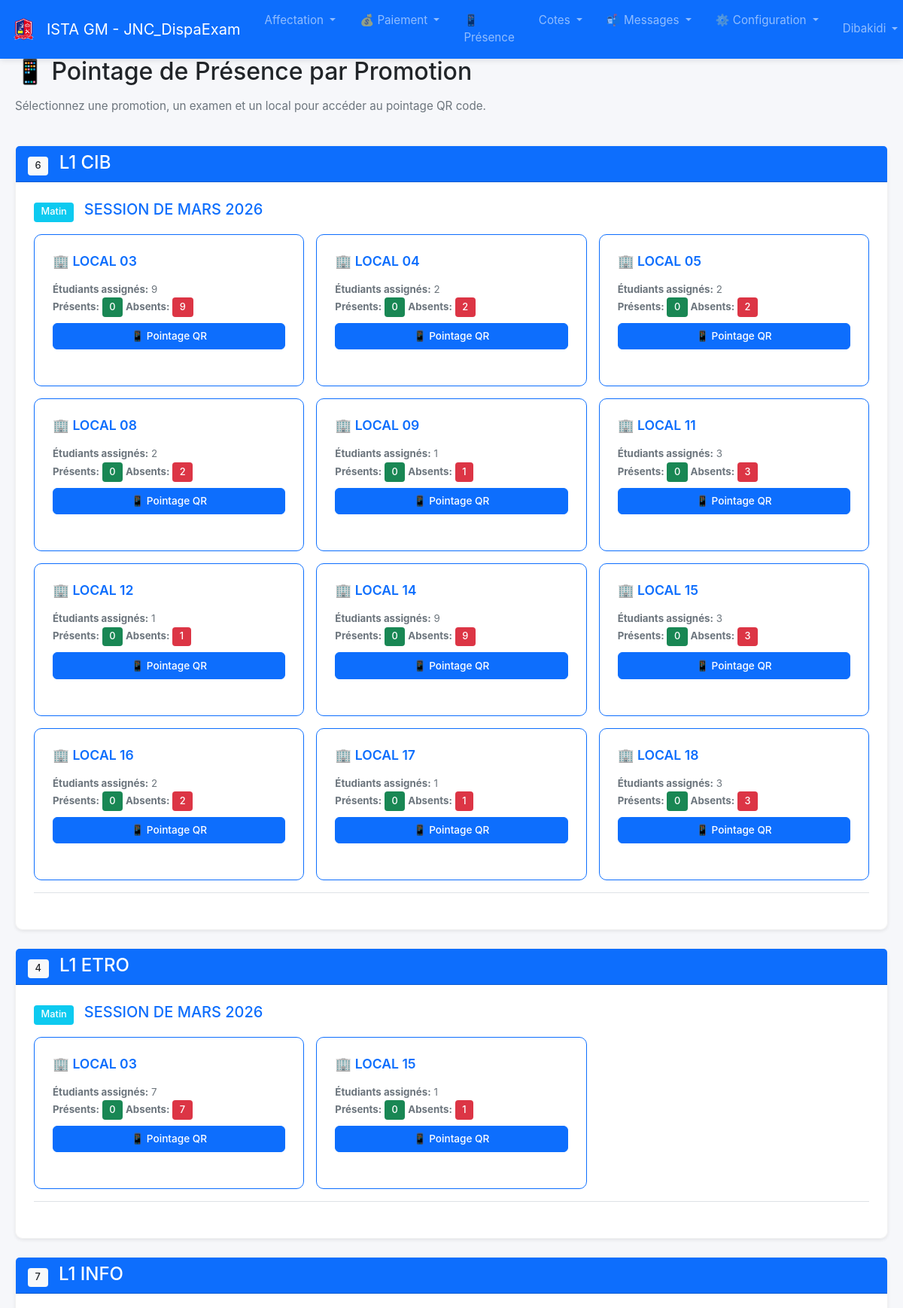
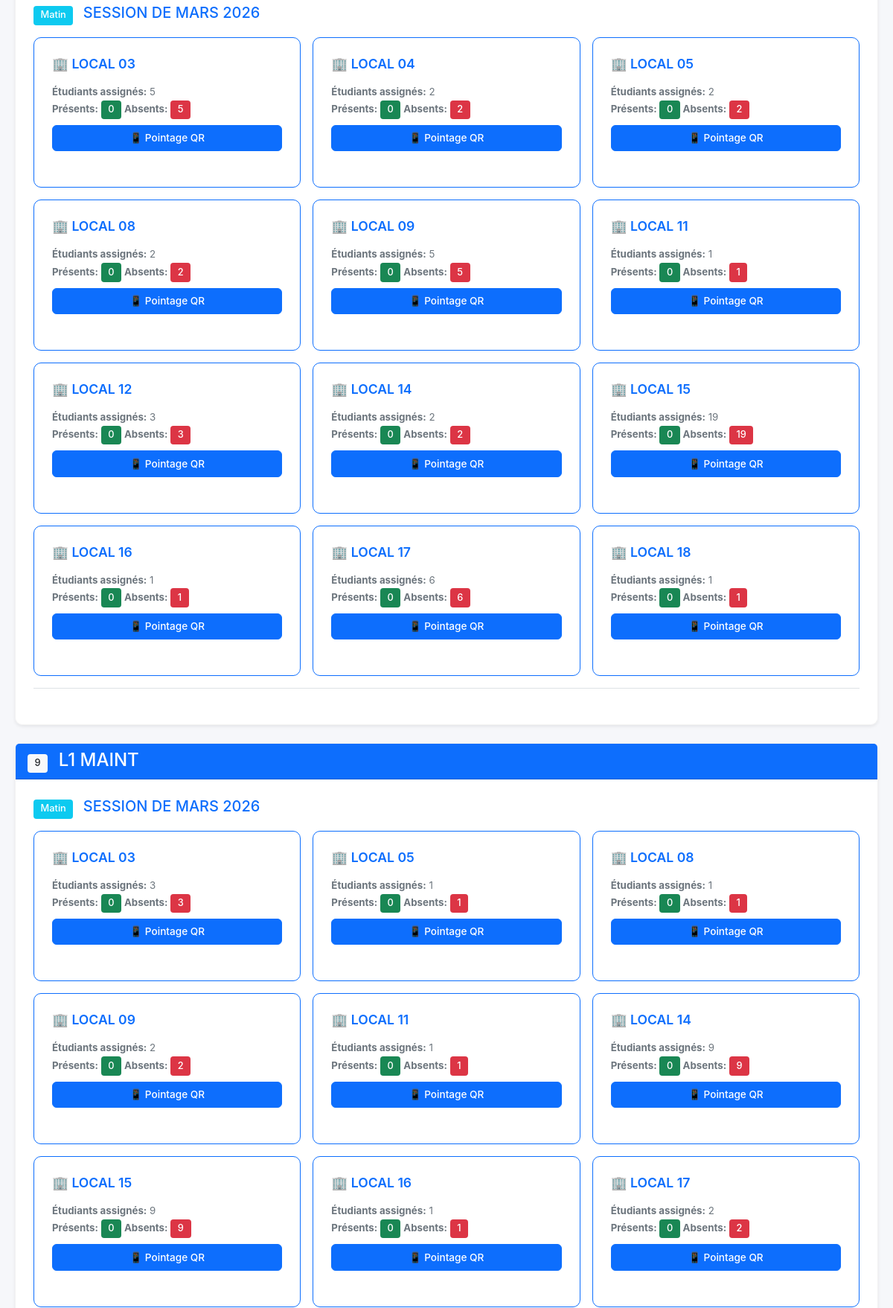
The page /presence/scan (signed in, upper part) on the database its author committed (2 pictures, top to bottom).
### tables this page shows
CREATE TABLE users (
            id INTEGER PRIMARY KEY AUTOINCREMENT,
            username TEXT NOT NULL UNIQUE,
            password_hash TEXT NOT NULL,
            is_admin INTEGER NOT NULL DEFAULT 0,
            created_at TEXT DEFAULT CURRENT_TIMESTAMP
        );

CREATE TABLE promotions (
            id INTEGER PRIMARY KEY AUTOINCREMENT,
            name TEXT NOT NULL UNIQUE
        );

CREATE TABLE "exams" (
                    id INTEGER PRIMARY KEY AUTOINCREMENT,
                    label TEXT NOT NULL,
                    session_type TEXT NOT NULL,
                    promotion_id INTEGER NOT NULL,
                    FOREIGN KEY (promotion_id) REFERENCES promotions(id) ON DELETE CASCADE
                );

CREATE TABLE rooms (
            id INTEGER PRIMARY KEY AUTOINCREMENT,
            name TEXT NOT NULL UNIQUE,
            benches INTEGER NOT NULL DEFAULT 0,
            students_per_bench INTEGER NOT NULL DEFAULT 1
        );

### app.py (the view, shortened to what this page needs)
@app.route("/presence/scan", methods=["GET"])
@login_required
def scan_presence_menu():
    promotions_data = []
    error_message = None
    try:
        conn = get_db()
        if not conn:
            error_message = "Impossible de se connecter à la base de données"
        else:
            cur = conn.cursor()
            try:
                cur.execute("SELECT id, name FROM promotions ORDER BY name")
                promotions_list = cur.fetchall()
            except Exception as e:
                error_message = f"Erreur lors de la récupération des promotions: {str(e)}"
                promotions_list = []
            for promo in promotions_list:
                try:
                    promo_id = promo['id']
                    promo_name = promo['name']
                    try:
                        cur.execute("""
                            SELECT DISTINCT e.id, e.label, e.session_type
                            FROM exams e
                            JOIN exam_promotions ep ON e.id = ep.exam_id
                            WHERE ep.promotion_id = ?
                            ORDER BY e.session_type ASC, e.label ASC
                        """, (promo_id,))
                        exams = cur.fetchall()
                    except Exception:
                        exams = []
                    exams_data = []
                    for exam in exams:
                        try:
                            exam_id = exam['id']
                            exam_label = exam['label']
                            exam_session = exam['session_type']
                            try:
                                user_id = session.get('user_id')
                                cur.execute("SELECT is_admin FROM users WHERE id = ?", (user_id,))
                                user = cur.fetchone()
                                is_admin = user and user['is_admin']
                                if is_admin:
                                    cur.execute("""
                                        SELECT DISTINCT r.id, r.name,
                                               COUNT(DISTINCT a.id) as student_count,
                                               COUNT(DISTINCT CASE WHEN pres.status = 'present' THEN a.id END) as present_count
                                        FROM assignments a
                                        JOIN students s ON a.student_id = s.id
                                        JOIN rooms r ON a.room_id = r.id
                                        LEFT JOIN presence pres ON pres.assignment_id = a.id
                                        WHERE a.exam_id = ? AND s.promotion_id = ?
                                        GROUP BY r.id, r.name
                                        ORDER BY r.name
                                    """, (exam_id, promo_id))
                                rooms = cur.fetchall()
                            except Exception as e:
                                print(f"Erreur lors de la récupération des locaux: {str(e)}")
                                rooms = []
                            if rooms:  # Seulement ajouter l'examen s'il y a des locaux
                                exams_data.append({
                                    'id': exam_id,
                                    'label': exam_label,
                                    'session_type': exam_session,
                                    'rooms': rooms
                                })
                        except Exception:
                            continue
                    if exams_data:  # Seulement ajouter la promotion s'il y a des examens avec des locaux
                        promotions_data.append({
                            'id': promo_id,
                            'name': promo_name,
                            'exams': exams_data
                        })
                except Exception:
                    continue
    except Exception as e:
        error_message = f"Erreur générale: {str(e)}"
    if error_message:
        flash(error_message, "warning")
    try:
        return render_template("scan_presence.html", promotions=promotions_data)
    except Exception as template_err:
        return f"""
        <html>
        <head><title>Pointage de Présence</title></head>
        <body>
            <h1>Pointage de Présence par Promotion</h1>
            <p>Erreur lors du chargement de la page: {str(template_err)}</p>
            <p><a href="{url_for('index')}">Retour à l'accueil</a></p>
        </body>
        </html>
        """, 500

### app.py (called while the page is built, shortened)
@app.context_processor
def inject_unread_count():
    return {'unread_messages_count': get_unread_messages_count()}

def get_db():
    if "db" not in g:
        g.db = get_connection()
    return g.db

def login_required(f):
    @wraps(f)
    def decorated_function(*args, **kwargs):
        if 'user_id' not in session:
            flash("Vous devez vous connecter pour accéder à cette page.", "warning")
            return redirect(url_for('login'))
        return f(*args, **kwargs)
    return decorated_function

def get_unread_messages_count():
    if 'user_id' not in session:
        return 0
    conn = get_db()
    cur = conn.cursor()
    user_id = session.get('user_id')
    is_admin = session.get('is_admin', False)
    if is_admin:
        cur.execute("SELECT COUNT(*) as count FROM messages WHERE is_read = 0")
    result = cur.fetchone()
    return result['count'] if result else 0

def get_unread_notifications_count():
    if 'user_id' not in session:
        return 0
    conn = get_db()
    cur = conn.cursor()
    user_id = session.get('user_id')
    cur.execute("SELECT COUNT(*) as count FROM notifications WHERE user_id = ? AND is_read = 0", (user_id,))
    result = cur.fetchone()
    return result['count'] if result else 0

def get_recent_notifications(limit=5):
    if 'user_id' not in session:
        return []
    conn = get_db()
    cur = conn.cursor()
    user_id = session.get('user_id')
    cur.execute("""
        SELECT id, message, created_at, is_read
        FROM notifications
        WHERE user_id = ?
        ORDER BY created_at DESC
        LIMIT ?
    """, (user_id, limit))
    notifications_raw = cur.fetchall()
    return [dict(notif) for notif in notifications_raw]

@app.context_processor
def inject_unread_count():
    return {
        'unread_messages_count': get_unread_messages_count(),
        'recent_unread_messages': get_recent_unread_messages(),
        'unread_notifications_count': get_unread_notifications_count(),
        'recent_notifications': get_recent_notifications()
    }

### database.py (called while the page is built)
def get_connection():
    conn = sqlite3.connect(DB_PATH, check_same_thread=False)
    conn.row_factory = sqlite3.Row
    return conn

### templates/scan_presence.html (shortened to what this page needs)
{% extends "base.html" %}
{% block content %}
<div class="container-fluid">
    <div class="row mb-4">
        <div class="col-12">
            <h2 class="mb-3">📱 Pointage de Présence par Promotion</h2>
            <p class="text-muted">Sélectionnez une promotion, un examen et un local pour accéder au pointage QR code.</p>
        </div>
    </div>
    {% if not promotions %}
    <div class="alert alert-info">
        <strong>ℹ️ Aucune donnée disponible</strong><br>
        Aucune promotion avec des affectations d'examens n'a été trouvée. Veuillez d'abord créer des promotions, des examens et effectuer des affectations.
    </div>
    {% else %}
    {% for promotion in promotions %}
    <div class="card mb-4 shadow-sm">
        <div class="card-header bg-primary text-white">
            <h4 class="mb-0">
                <span class="badge bg-light text-dark me-2">{{ promotion.id }}</span>
                {{ promotion.name }}
            </h4>
        </div>
        <div class="card-body">
            {% for exam in promotion.exams %}
            <div class="mb-4 pb-3 border-bottom">
                <h5 class="text-primary mb-3">
                    <span class="badge bg-info me-2">{{ exam.session_type }}</span>
                    {{ exam.label }}
                </h5>
                {% if exam.rooms %}
                <div class="row g-3">
                    {% for room in exam.rooms %}
                    <div class="col-md-6 col-lg-4">
                        <div class="card h-100 border-primary">
                            <div class="card-body">
                                <h6 class="card-title text-primary">
                                    🏢 {{ room.name }}
                                </h6>
                                <div class="mb-2">
                                    <small class="text-muted">
                                        <strong>Étudiants assignés:</strong> {{ room.student_count }}<br>
                                        <strong>Présents:</strong>
                                        <span class="badge bg-success">{{ room.present_count }}</span>
                                        <strong>Absents:</strong>
                                        <span class="badge bg-danger">{{ room.student_count - room.present_count }}</span>
                                    </small>
                                </div>
                                <a href="{{ url_for('room_scan', room_id=room.id, exam_id=exam.id) }}"
                                   class="btn btn-primary btn-sm w-100">
                                    📱 Pointage QR
                                </a>
                            </div>
                        </div>
                    </div>
                    {% endfor %}
                </div>
                {% else %}
                <p class="text-muted"><em>Aucun local assigné pour cet examen.</em></p>
                {% endif %}
            </div>
            {% endfor %}
        </div>
    </div>
    {% endfor %}
    {% endif %}
</div>
{% endblock %}

### templates/base.html (shortened to what this page needs)
<!doctype html>
<html lang="fr">
<head>
    <link href="https://cdn.jsdelivr.net/npm/bootstrap@5.3.2/dist/css/bootstrap.min.css" rel="stylesheet">
    <link rel="stylesheet" href="{{ url_for('static', filename='styles.css') }}">
</head>
<body>
<nav class="navbar navbar-expand-lg navbar-dark bg-primary">
    <div class="container-fluid">
        <a class="navbar-brand d-flex align-items-center" href="{% if session.get('is_supervisor') %}{{ url_for('supervisor_dashboard') }}{% else %}{{ url_for('index') }}{% endif %}">
            <img src="{{ url_for('static', filename='images/logo.png') }}" alt="Logo" style="height: 40px; margin-right: 10px;">
            ISTA GM - JNC_DispaExam
        </a>
        <div class="collapse navbar-collapse" id="mainNavbar">
            <ul class="navbar-nav me-auto">
                {% if session.get('is_admin') %}
                <li class="nav-item dropdown">
                    <a class="nav-link dropdown-toggle" href="#" role="button" data-bs-toggle="dropdown">
                        Affectation
                    </a>
                </li>
                <li class="nav-item dropdown">
                    <a class="nav-link dropdown-toggle" href="#" role="button" data-bs-toggle="dropdown">
                        💰 Paiement
                    </a>
                </li>
                <li class="nav-item"><a class="nav-link" href="{{ url_for('scan_presence_menu') }}">📱 Présence</a></li>
                <li class="nav-item dropdown">
                    <a class="nav-link dropdown-toggle" href="#" role="button" data-bs-toggle="dropdown">
                        Cotes
                    </a>
                </li>
                <li class="nav-item dropdown">
                    <a class="nav-link dropdown-toggle" href="#" role="button" data-bs-toggle="dropdown">
                        📬 Messages
                    </a>
                </li>
                <li class="nav-item dropdown">
                    <a class="nav-link dropdown-toggle" href="#" role="button" data-bs-toggle="dropdown">
                        ⚙️ Configuration
                    </a>
                </li>
                {% endif %}
            </ul>
            {% if not session.get('is_supervisor') %}
            <ul class="navbar-nav">
                <li class="nav-item dropdown">
                    <a class="nav-link dropdown-toggle" href="#" role="button" data-bs-toggle="dropdown">
                        {{ session.get('username', 'Utilisateur') }}
                    </a>
                </li>
            </ul>
            {% endif %}
        </div>
    </div>
</nav>
<main class="container">
    {% block content %}{% endblock %}
</main>

### static/styles.css (style rules this page uses)
* { box-sizing: border-box; }
html, body { height: 100%; margin: 0; padding: 0; }
body { background: #f6f7fb; font-family: -apple-system, BlinkMacSystemFont, "Segoe UI", Roboto, "Helvetica Neue", Arial, sans-serif; font-size: 0.95rem; line-height: 1.5; }
main.container { max-width: 1400px; margin-top: 1rem; margin-bottom: 2rem; padding: 0 0.5rem; }
.card { border: none; border-radius: 10px; margin-bottom: 1.5rem; transition: all 0.3s ease; }
.card-body { padding: 1.5rem; }
.card-title { color: #333; font-weight: 600; margin-bottom: 1rem; font-size: 1.1rem; }
.btn { border-radius: 6px; padding: 0.5rem 1rem; font-weight: 500; transition: all 0.2s ease; white-space: nowrap; display: inline-block; text-decoration: none; vertical-align: middle; }
.btn-sm { padding: 0.4rem 0.75rem; font-size: 0.85rem; }
.badge { padding: 0.4rem 0.6rem; font-size: 0.8rem; font-weight: 500; border-radius: 4px; }
.text-muted { color: #6c757d !important; }

### templates/scan_presence.html (style rules this page uses)
.card { transition: transform 0.2s; }
.card-header { font-weight: 600; }

### rows shown on the page
users: get "Dibakidi"
promotions: id "6", name "L1 CIB"
exams: session_type "Matin", label "SESSION DE MARS 2026"
rooms: name "LOCAL 03", student_count "9", present_count "0", student_count "7", student_count "5", student_count "3", room.student_count-room.present_count "3"
rooms: name "LOCAL 04", student_count "2", present_count "0"
rooms: name "LOCAL 05", student_count "2", present_count "0", student_count "1"
rooms: name "LOCAL 08", student_count "2", present_count "0", student_count "1"
rooms: name "LOCAL 09", student_count "1", present_count "0", student_count "5", student_count "2"
rooms: name "LOCAL 11", student_count "3", present_count "0", student_count "1"
rooms: name "LOCAL 12", student_count "1", present_count "0", room.student_count-room.present_count "1", student_count "3"
rooms: name "LOCAL 14", student_count "9", present_count "0", student_count "2"
rooms: name "LOCAL 15", student_count "3", present_count "0", student_count "1", student_count "19", student_count "9"
rooms: name "LOCAL 16", student_count "2", present_count "0", student_count "1"
rooms: name "LOCAL 17", student_count "1", present_count "0", student_count "6", student_count "2"
rooms: name "LOCAL 18", student_count "3", present_count "0", student_count "1"
promotions: id "4", name "L1 ETRO"
promotions: id "7", name "L1 INFO"
promotions: id "9", name "L1 MAINT"
